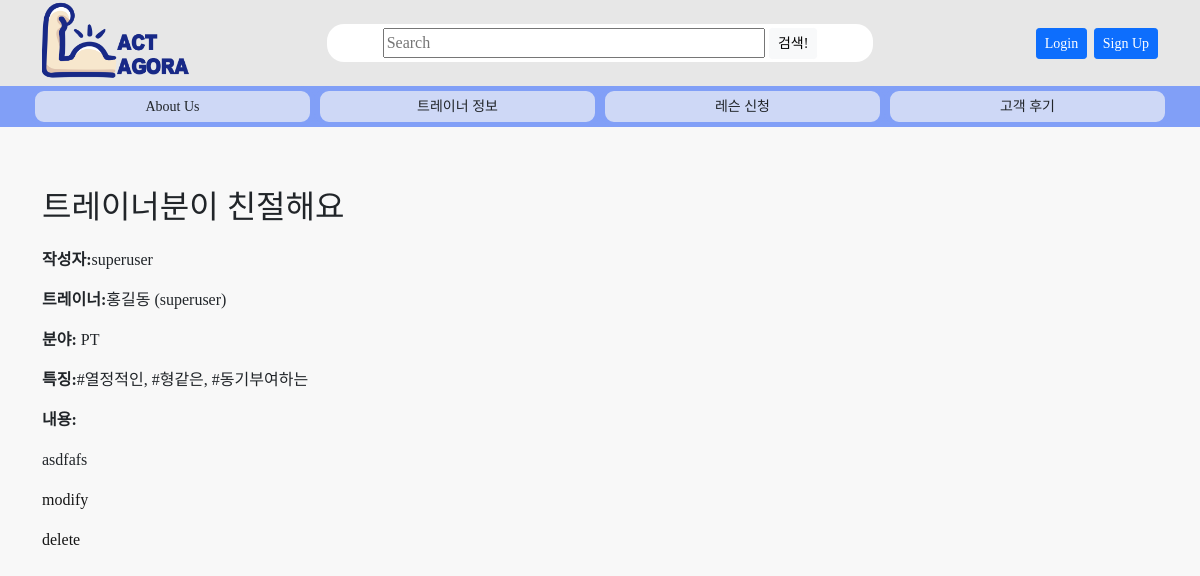
The app's page /review/16 with its own data.
### review/models.py (models this page shows, shortened)
class Review(models.Model):
    writer = models.ForeignKey(settings.AUTH_USER_MODEL, null=True, blank=True, on_delete=models.SET_NULL, verbose_name='작성자')
    trainer = models.ForeignKey(Trainer, null=True, blank=True, on_delete=models.SET_NULL, verbose_name='트레이너')
    date = models.DateTimeField(auto_now_add=True, blank=False, verbose_name='작성일')
    genretext = models.CharField(max_length=200, null=True, blank=True)
    genre = models.ManyToManyField(Genre, blank=True, verbose_name='장르')
    tagtext = models.CharField(max_length=200, null=True, blank=True)
    hashtag = models.ManyToManyField(Hashtag, blank=True)
    title = models.CharField(max_length=100, null=True)
    content = models.TextField(null=True, blank=True)
    class Meta:
        db_table = '리뷰'
        verbose_name = '리뷰'
        verbose_name_plural = '리뷰'

### accounts/models.py (models this page shows)
class User(AbstractBaseUser, PermissionsMixin):
    objects = UserManager()
    user_id = models.CharField(max_length=17, verbose_name="아이디", unique=True)
    password = models.CharField(max_length=256, verbose_name="비밀번호")
    email = models.EmailField(max_length=128, verbose_name="이메일", null=True, unique=True)
    hp = models.IntegerField(verbose_name="핸드폰번호", null=True, unique=True)
    name = models.CharField(max_length=8, verbose_name="이름", null=True)
    level = models.CharField(choices=LEVEL_CHOICES, max_length=18, verbose_name="등급", default=3)
    auth = models.CharField(max_length=10, verbose_name="인증번호", null=True)
    date_joined = models.DateTimeField(auto_now_add=True, verbose_name='가입일', null=True, blank=True)
    is_active = models.BooleanField(default=True)
    is_admin = models.BooleanField(default=False)
    is_staff = models.BooleanField(default=False)
    is_superuser = models.BooleanField(default=False)
    USERNAME_FIELD = 'user_id'
    REQUIRED_FIELDS = ['email']
    def __str__(self):
        return self.user_id
    class Meta:
        db_table = "회원목록"
        verbose_name = "사용자"
        verbose_name_plural = "사용자"

### trainer/models.py (models this page shows, shortened)
class Trainer(models.Model):
    writer = models.ForeignKey(settings.AUTH_USER_MODEL, null=True, blank=True, on_delete=models.CASCADE, verbose_name='작성자')
    name = models.CharField(max_length=10, verbose_name='이름')
    genretext = models.CharField(max_length=200, null=True)
    genre = models.ManyToManyField(Genre, blank=True, verbose_name='장르')
    address = models.CharField(max_length=40, null=True, verbose_name='지역')
    place = models.CharField(max_length=40, null=True, verbose_name='장소')
    summary = models.TextField(null=True, blank=True)
    tagtext = models.CharField(max_length=200, null=True, blank=True)
    hashtag = models.ManyToManyField(Hashtag, blank=True)
    image = ProcessedImageField(
        upload_to=get_profile_image_path, processors=[ResizeToFill(width=500, height=500, upscale=False)], null=True, blank=True,
        format='JPEG', options={'quality': 90}, verbose_name="프로필 이미지"
    )
    imagename = models.CharField(max_length=64, null=True, verbose_name='이미지파일')
    def display_genre(self):
        """Create a string for the Genre. This is required to display genre in Admin."""
        return ', '.join(genre.name for genre in self.genre.all()[:3])
    display_genre.short_description = 'Genre'
    class Meta:
        db_table = '트레이너'
        verbose_name = '트레이너'
        verbose_name_plural = '트레이너'

class Genre(models.Model):
    name = models.CharField(max_length=200, help_text='Enter a class genre (e.g. PT, yoga, pilates')
    def __str__(self):
        return self.name

class Hashtag(models.Model):
    name = models.CharField(max_length=20, unique=True, help_text='Enter a feature of trainer.')
    def __str__(self):
        return self.name

### review/views.py (the view)
# urls.py: path('review/<int:pk>', views.review_detail_view, name='review-detail'),
def review_detail_view(request, pk):
    review = get_object_or_404(Review, pk=pk)
    if request.user == review.writer:
        review_auth = True
    else:
        review_auth = False
    context = {
        'review': review,
        'review_auth': review_auth,
    }
    return render(request, 'review/review_detail.html', context)

### templates/review/review_detail.html
{% extends 'base.html' %}
{% block contents %}
<h1>{{ review.title }}</h1>
<p><strong>작성자:</strong>{{ review.writer }}</p>
<p><strong>트레이너:</strong>{{ review.trainer.name }} ({{ review.trainer.writer }})</p>
<p><strong>분야: </strong>{% for genre in review.genre.all %}{{ genre }}{% if not forloop.last %}, {% endif %}{% endfor %}</p>
<p><strong>특징:</strong>{% for tag in review.hashtag.all %}#{{ tag }}{% if not forloop.last %}, {% endif %}{% endfor %}</p>
<p><strong>내용: </strong></p>
<p>{{ review.content | safe}}</p>
<p><a href="{% url 'review:review-update' review.id %}">modify</a></p>
<p><a href="{% url 'review:review-delete' review.id %}">delete</a></p>
{% endblock %}

### static/css/styles.css (style rules this page uses)
body { font-family: NotoSansKR; background-color: #F8F8F8; }
a:link { text-decoration: none; color: #151515; }

### records on screen
Review: title "트레이너분이 친절해요", writer "superuser", trainer.name "홍길동", trainer.writer "superuser", content "asdfafs"
Genre: name "PT"
Hashtag: name "열정적인"
Hashtag: name "형같은"
Hashtag: name "동기부여하는"
